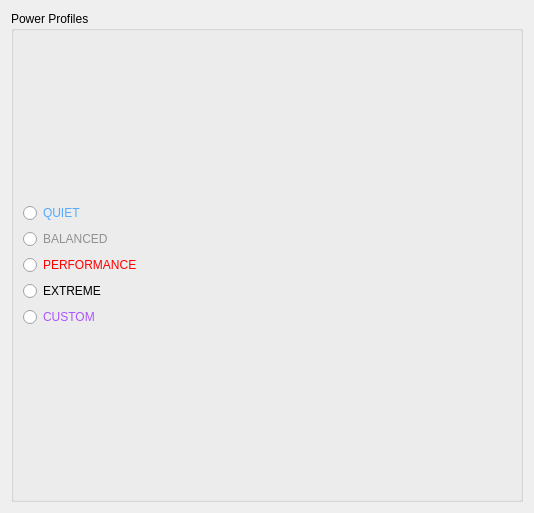
<?xml version="1.0" encoding="UTF-8"?>
<ui version="4.0">
 <class>PowerProfileControl</class>
 <widget class="QWidget" name="PowerProfileControl">
  <property name="geometry">
   <rect>
    <x>0</x>
    <y>0</y>
    <width>534</width>
    <height>513</height>
   </rect>
  </property>
  <property name="windowTitle">
   <string>Form</string>
  </property>
  <layout class="QVBoxLayout" name="verticalLayout_3">
   <item>
    <widget class="QGroupBox" name="groupBox">
     <property name="title">
      <string>Power Profiles</string>
     </property>
     <layout class="QVBoxLayout" name="verticalLayout">
      <item>
       <layout class="QVBoxLayout" name="verticalLayout_2">
        <item>
         <widget class="QRadioButton" name="radioButton_PPQuiet">
          <property name="styleSheet">
           <string notr="true">color: rgb(85, 170, 255);</string>
          </property>
          <property name="text">
           <string>QUIET</string>
          </property>
         </widget>
        </item>
        <item>
         <widget class="QRadioButton" name="radioButton_PPBalanced">
          <property name="styleSheet">
           <string notr="true">color: rgb(145, 145, 145);</string>
          </property>
          <property name="text">
           <string>BALANCED</string>
          </property>
         </widget>
        </item>
        <item>
         <widget class="QRadioButton" name="radioButton_PPPerformance">
          <property name="styleSheet">
           <string notr="true">color: rgb(255, 0, 0);</string>
          </property>
          <property name="text">
           <string>PERFORMANCE</string>
          </property>
         </widget>
        </item>
        <item>
         <widget class="QRadioButton" name="radioButton_PPExtreme">
          <property name="styleSheet">
           <string notr="true">color: rgb(0, 0,0);</string>
          </property>
          <property name="text">
           <string>EXTREME</string>
          </property>
         </widget>
        </item>
        <item>
         <widget class="QRadioButton" name="radioButton_PPCustom">
          <property name="styleSheet">
           <string notr="true">color: rgb(170, 85, 255);</string>
          </property>
          <property name="text">
           <string>CUSTOM</string>
          </property>
         </widget>
        </item>
       </layout>
      </item>
     </layout>
    </widget>
   </item>
  </layout>
 </widget>
 <resources/>
 <connections/>
</ui>
